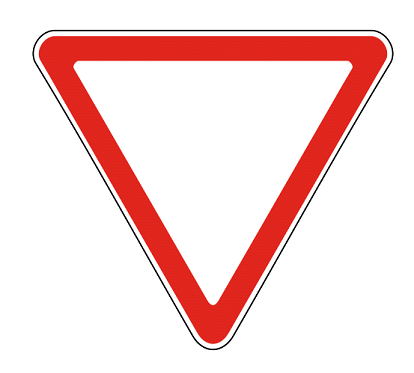
#> input picture Знаки/1.png, 414 x 373 px, found by its file name
$ python hsvSettings.py
#> lines starting #> are read from the running program, lines starting #| are printed output that depends on the picture; after the words box and inside, x2 and y2 are one past the last pixel; in counts of white or black regions, pixels touching at a corner belong together
import cv2 as cv
import numpy as np
cap = cv.VideoCapture(0)

def nothing(x):
    pass
# Creating a window for later use
cv.namedWindow('result')

# Starting with 100's to prevent error while masking
h,s,v = 100,100,100
mh,ms,mv = 100,100,100
# Creating track bar
cv.createTrackbar('h', 'result', 0, 255, nothing)
cv.createTrackbar('s', 'result', 0, 255, nothing)
cv.createTrackbar('v', 'result', 0, 255, nothing)

cv.createTrackbar('mh', 'result', 0, 255, nothing)
cv.createTrackbar('ms', 'result', 0, 255, nothing)
cv.createTrackbar('mv', 'result', 0, 255, nothing)

Treug=cv.imread('1.png')
#> Treug is the input picture: shape (373, 414, 3); mean B, G, R 217, 218.3, 247.5


while(1):
    _, frame = cap.read()
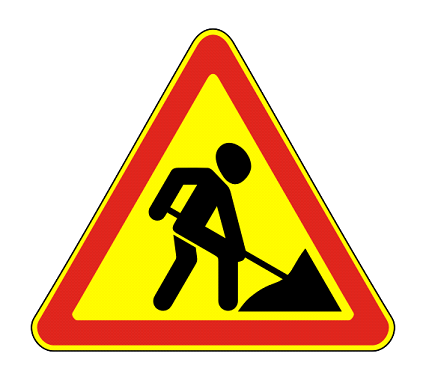
#> input picture Знаки/2.png, 426 x 383 px, given in place of the camera
#> frame is the input picture: shape (383, 426, 3); mean B, G, R 154.1, 200.3, 229.2

    #converting to HSV
    hsv = cv.cvtColor(frame,cv.COLOR_BGR2HSV)
#> hsv: shape (383, 426, 3); mean H, S, V 6.8, 81.6, 229.2

    # get info from track bar and appy to result
    h = cv.getTrackbarPos('h', 'result')
    s = cv.getTrackbarPos('s', 'result')
    v = cv.getTrackbarPos('v', 'result')

    mh = cv.getTrackbarPos('mh', 'result')
    ms = cv.getTrackbarPos('ms', 'result')
    mv = cv.getTrackbarPos('mv', 'result')

    # Normal masking algorithm
    lower_blue = np.array([h,s,v])
    upper_blue = np.array([mh,ms,mv])
    Treug=cv.cvtColor(Treug,cv.COLOR_BGR2HSV)
#> Treug: shape (373, 414, 3); mean H, S, V 0.3, 34.8, 247.5

    mask = cv.inRange(Treug,lower_blue, upper_blue)
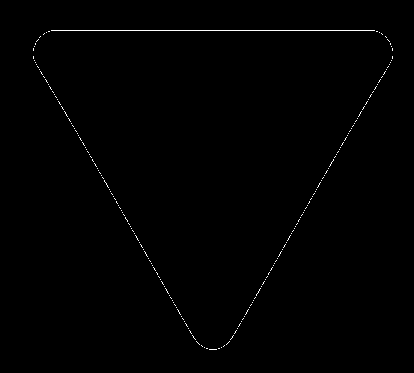
#> mask: shape (373, 414); 0.5% white in thin lines or dots, all inside (x1, y1, x2, y2) = (33, 30, 393, 350)
    cv.imshow('mask', mask)

    result = cv.bitwise_and(Treug,Treug,mask = mask)
#> result: shape (373, 414, 3); every value is 0


    cv.imshow('result',result)

    k = cv.waitKey(5) & 0xFF
#> (key Esc is pressed here)
    if k == 27:
        break

cap.release()

cv.destroyAllWindows()
